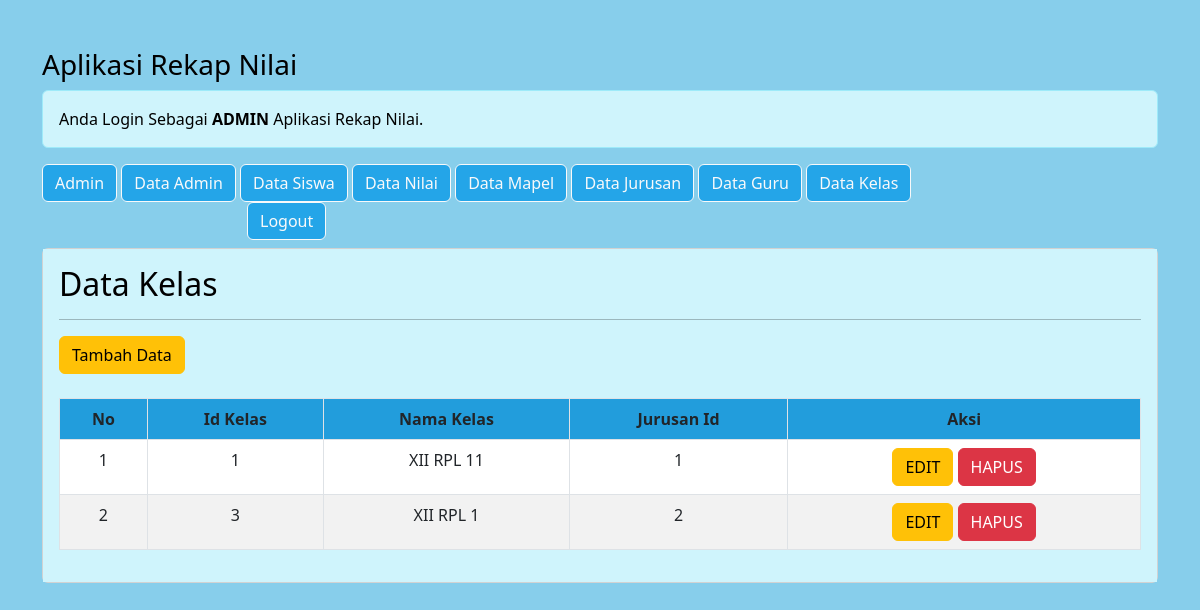
The page /admin/admin.php?url=bacakelas (signed in) on the database its author committed.
### tables this page shows
CREATE TABLE `kelas` (
  `id_kelas` int(10) NOT NULL,
  `nama_kelas` varchar(255) NOT NULL,
  `jurusan_id` int(3) NOT NULL
);

### admin/bacakelas.php (the view, shortened to what this page needs)
<!DOCTYPE html>
<html>
<body>
   <h2>Data Kelas</h2>
      <hr>
      <input type="button" value="Tambah Data" class='btn btn-warning' onclick="location.href='?url=tambahkelas'">
      <table class="table table-striped table-bordered" style="background-color: #FFFFFF;">
	  <br><br>
	  <tr class="fw-bold" align="center" style="background-color: #24A5E8;">
            <td>No</td>
			<td>Id Kelas</td>
			<td>Nama Kelas</td>
            <td>Jurusan Id</td>
	    	<td>Aksi</td>
		</tr>
		<?php
			$no=1;
			$sql="SELECT * FROM kelas";
			$query= mysqli_query($db_link,$sql);
			while($data = mysqli_fetch_array($query))
				{
				?>
				<tr align="center">
					<td><?php echo "$no"; ?></td>
					<td><?php echo "$data[id_kelas]"; ?></td>
					<td><?php echo "$data[nama_kelas]"; ?></td>
                    <td><?php echo "$data[jurusan_id]"; ?></td>
					<td align="center">
						<a href="?url=editkelas&id=<?php echo "$data[id_kelas]"; ?>" class='btn btn-warning'>EDIT</a>
						<a href="?url=hapuskelas&id_kelas=<?php echo "$data[id_kelas]"; ?>" class='btn btn-danger' onclick="return confirm('Anda yakin?')">HAPUS</a>
					</td>
				</tr>
				<?php
				$no++;
				}
		?>
		</table>
</body>
</html>

### rows shown on the page
kelas: id_kelas "1", nama_kelas "XII RPL 11", jurusan "1"
kelas: id_kelas "3", nama_kelas "XII RPL 1", jurusan "2"
